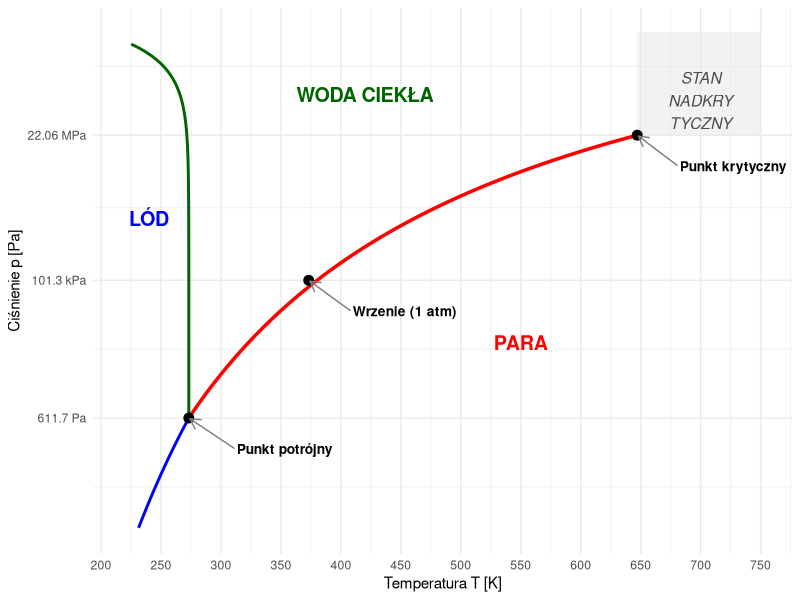
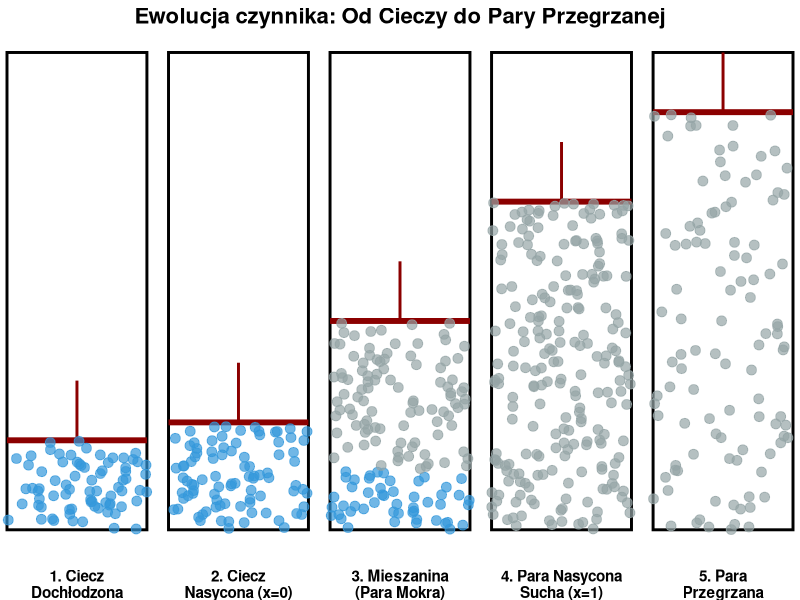
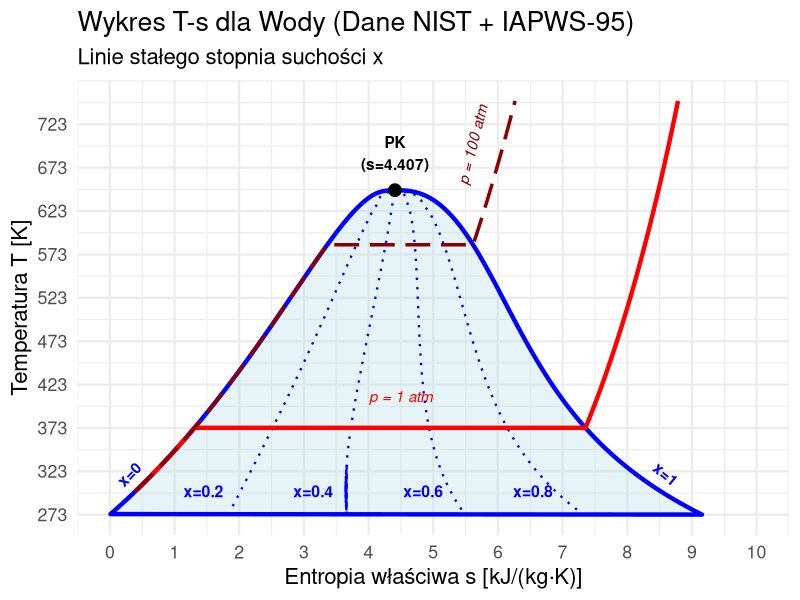

Generate these figures, in order, with R:
## ---- chunk 1
#| echo: false
#| warning: false
#| fig-width: 6
#| fig-height: 6
#| fig-align: center
library(ggplot2)
library(ggrepel)
# 1. Stałe termodynamiczne (SI)
T_tp <- 273.16        # K
P_tp <- 611.657       # Pa
T_c  <- 647.10        # K
P_c  <- 22.064e6      # Pa
P_atm <- 101325       # Pa
# 2. Funkcje krzywych (fizycznie spójne)

# Parowanie: ln(P/P_tp) = A * (1 - T_tp/T)
A_vap <- log(P_c / P_tp) / (1 - T_tp / T_c)
p_vap <- function(temp) P_tp * exp(A_vap * (1 - T_tp / temp))
# Sublimacja
A_sub <- 22.5 
p_sub <- function(temp) P_tp * exp(A_sub * (1 - T_tp / temp))

# Topnienie (anomalia: dT/dp < 0)
t_melt <- function(pres) T_tp - (7.4e-8 * (pres - P_tp))
# 3. Generowanie danych
df_vap  <- data.frame(T = seq(T_tp, T_c, length.out = 200))
df_vap$P <- p_vap(df_vap$T)
df_sub  <- data.frame(T = seq(220, T_tp, length.out = 100))
df_sub$P <- p_sub(df_sub$T)
p_m_seq <- exp(seq(log(P_tp), log(1e9), length.out = 100))
df_melt <- data.frame(T = t_melt(p_m_seq), P = p_m_seq)
# Punkty charakterystyczne
points <- data.frame(
  T = c(T_tp, T_c, 373.15),
  P = c(P_tp, P_c, P_atm),
  label = c("Punkt potrójny", "Punkt krytyczny", "Wrzenie (1 atm)")
)
 
# 4. Wykres
ggplot() +
  # Obszar nadkrytyczny (tło)
  annotate("rect", xmin = T_c, xmax = 750, ymin = P_c, ymax = 1e9, fill = "grey90", alpha = 0.5) +
  # Linie fazowe
  geom_line(data = df_sub, aes(x = T, y = P), color = "blue", size = 1) +
  geom_line(data = df_vap, aes(x = T, y = P), color = "red", size = 1.2) +
  geom_line(data = df_melt, aes(x = T, y = P), color = "darkgreen", size = 1) +
  # Punkty
  geom_point(data = points, aes(x = T, y = P), size = 3) +
  # Etykiety punktów (W dół i w lewo)
  geom_text_repel(data = points, aes(x = T, y = P, label = label),
                  nudge_x = 80, # Przesunięcie w prawo [K]
                  nudge_y = -0.5, # Przesunięcie w dół (w skali log10)
                  segment.color = "grey50",
                  arrow = arrow(length = unit(0.02, "npc")),
                  fontface = "bold", size = 3.5) +
  # Napisy obszarów (odsunięte od linii)
  annotate("text", x = 240, y = 1e6, label = "LÓD", size = 5, fontface = "bold", color = "blue") +
  annotate("text", x = 420, y = 1e8, label = "WODA CIEKŁA", size = 5, fontface = "bold", color = "darkgreen") +
  annotate("text", x = 550, y = 1e4, label = "PARA", size = 5, fontface = "bold", color = "red") +
  # FLUID NADKRYTYCZNY (tylko w dół względem poprzedniej pozycji)
  annotate("text", x = 700, y = 8e7, label = "STAN\nNADKRY\nTYCZNY", 
           fontface = "italic", color = "grey30", size = 4) +
  # Konfiguracja osi
  scale_y_log10(limits = c(10, 1e9), 
                breaks = c(P_tp, 101325, P_c),
                labels = c("611.7 Pa", "101.3 kPa", "22.06 MPa")) +
  scale_x_continuous(limits = c(220, 750), breaks = seq(200, 800, 50)) +
  labs(
       x = "Temperatura T [K]", y = "Ciśnienie p [Pa]") +
  theme_minimal() +
  theme(plot.title = element_text(face = "bold", size = 14))
## ---- chunk 2
#| fig-align: center
#| fig-height: 4
#| fig-width: 10
#| echo: false
#| warning: false

library(ggplot2)
library(dplyr)

# Tworzenie danych dla 5 stanów
states <- data.frame(
  State = factor(c("1. Ciecz\nDochłodzona", "2. Ciecz\nNasycona (x=0)", 
                   "3. Mieszanina\n(Para Mokra)", "4. Para Nasycona\nSucha (x=1)", 
                   "5. Para\nPrzegrzana"),
                 levels = c("1. Ciecz\nDochłodzona", "2. Ciecz\nNasycona (x=0)", 
                            "3. Mieszanina\n(Para Mokra)", "4. Para Nasycona\nSucha (x=1)", 
                            "5. Para\nPrzegrzana")),
  Piston_Height = c(1.5, 1.8, 3.5, 5.5, 7.0), # Wysokość tłoka
  Water_Level = c(1.5, 1.8, 1.0, 0, 0)        # Poziom cieczy
)

# Funkcja generująca cząsteczki (kropki) dla każdego stanu
generate_particles <- function(state_idx, n=50) {
  state_name <- levels(states$State)[state_idx]
  h_piston <- states$Piston_Height[state_idx]
  h_water <- states$Water_Level[state_idx]
  
  points <- data.frame()
  
  # Cząsteczki Wody (Niebieskie, gęsto upakowane na dole)
  if (h_water > 0) {
    water_pts <- data.frame(
      x = runif(n * h_water, 0, 1),
      y = runif(n * h_water, 0, h_water),
      type = "Ciecz",
      State = state_name
    )
    points <- rbind(points, water_pts)
  }
  
  # Cząsteczki Pary (Szare, rzadkie, powyżej wody)
  if (h_piston > h_water) {
    # Im wyższy stan, tym rzadsze cząsteczki (rozszerzalność)
    density_factor <- if(state_idx == 5) 0.3 else 0.8 
    
    vapor_pts <- data.frame(
      x = runif(n * (h_piston - h_water) * density_factor, 0, 1),
      y = runif(n * (h_piston - h_water) * density_factor, h_water, h_piston),
      type = "Para",
      State = state_name
    )
    points <- rbind(points, vapor_pts)
  }
  return(points)
}

all_particles <- do.call(rbind, lapply(1:5, generate_particles))

# Rysowanie
ggplot() +
  # --- ŚCIANKI CYLINDRA ---
  geom_rect(data = states, aes(xmin = 0, xmax = 1, ymin = 0, ymax = 8), 
            fill = NA, color = "black", size = 1) +
  
  # --- TŁOK (Linia pozioma) ---
  geom_segment(data = states, aes(x = 0, xend = 1, y = Piston_Height, yend = Piston_Height),
               size = 2, color = "darkred") +
  # Trzpień tłoka
  geom_segment(data = states, aes(x = 0.5, xend = 0.5, y = Piston_Height, yend = Piston_Height + 1),
               size = 1, color = "darkred") +
  
  # --- CZĄSTECZKI ---
  geom_point(data = all_particles, aes(x = x, y = y, color = type), size = 3, alpha = 0.7) +
  
  # --- FORMATOWANIE ---
  facet_wrap(~State, nrow = 1, strip.position = "bottom") +
  scale_color_manual(values = c("Ciecz" = "#3498db", "Para" = "#95a5a6")) +
  theme_void() +
  theme(
    strip.text = element_text(size = 11, face = "bold", margin = margin(t = 10)),
    legend.position = "none",
    plot.title = element_text(hjust = 0.5, face = "bold", size = 16)
  ) +
  labs(title = "Ewolucja czynnika: Od Cieczy do Pary Przegrzanej")
## ---- chunk 3
#| label: steam-dome
#| echo: false
#| fig-width: 8
#| fig-height: 6

library(ggplot2)

# Poprawne dane NIST (T [K], s_l, s_v)
# Tc = 647.1 K, sc = 4.412 kJ/kgK
nist_dense <- data.frame(
  T = c(0.01, 10.01, 20.01, 30.01, 40.01, 50.01, 60.01, 70.01, 80.01, 90.01, 100.01, 110.01,
120.01, 130.01, 140.01, 150.01, 160.01, 170.01, 180.01, 190.01, 200.01, 210.01, 220.01,
230.01, 240.01, 250.01, 260.01, 270.01, 280.01, 290.01, 300.01, 310.01, 320.01, 330.01,
340.01, 350.01, 360.01, 370.01, 373.946)+273.15,
  s_l = c(-2.95E-13,
0.15123,
0.29663,
0.43689,
0.57254,
0.70394,
0.83142,
0.95525,
1.0757,
1.193,
1.3073,
1.4189,
1.528,
1.6348,
1.7393,
1.8419,
1.9427,
2.0418,
2.1393,
2.2356,
2.3306,
2.4246,
2.5178,
2.6102,
2.7021,
2.7936,
2.885,
2.9766,
3.0686,
3.1613,
3.2553,
3.3511,
3.4495,
3.5519,
3.6602,
3.7785,
3.9168,
4.1114,
4.407), 
  s_v = c(9.1555,
8.8995,
8.6658,
8.4518,
8.2554,
8.0747,
7.908,
7.7539,
7.6109,
7.478,
7.354,
7.238,
7.129,
7.0263,
6.9292,
6.837,
6.749,
6.6649,
6.584,
6.5058,
6.4301,
6.3562,
6.2839,
6.2127,
6.1422,
6.072,
6.0015,
5.9303,
5.8578,
5.7833,
5.7058,
5.6243,
5.5371,
5.4421,
5.3355,
5.2109,
5.0534,
4.8008,
4.407) 
)

# Punkt Krytyczny
Tc <- 647.096
sc <- 4.407

# --- KOREKTA "UGIĘCIA" WIERZCHOŁKA ---
df_all <- data.frame(
  s = c(nist_dense$s_l, rev(nist_dense$s_v)), 
  T = c(nist_dense$T, rev(nist_dense$T))
)
df_all <- df_all[order(df_all$s),]

# Interpolacja splajnem T(s)
spline_dome <- spline(df_all$s, df_all$T, n=1000)
df_dome <- data.frame(s = spline_dome$x, T = spline_dome$y)
df_dome$T[df_dome$T > Tc] <- Tc

# --- LINIE SUCHOSCI (x = 0.2, 0.4, 0.6, 0.8) ---
qualities <- c(0.2, 0.4, 0.6, 0.8)
df_quality_lines <- data.frame()
df_quality_labels <- data.frame()

for(x_val in qualities) {
  # Obliczamy s_x dla każdej temperatury z danych nist_dense
  s_x_vals <- nist_dense$s_l + x_val * (nist_dense$s_v - nist_dense$s_l)
  
  # Interpolacja gładka dla linii x
  spline_x <- spline(nist_dense$T, s_x_vals, xout=seq(min(nist_dense$T), Tc, length.out=200))
  
  tmp_df <- data.frame(
    T = spline_x$x,
    s = spline_x$y,
    label = paste0("x=", x_val)
  )
  df_quality_lines <- rbind(df_quality_lines, tmp_df)
  
  # Pozycja etykiety (tuż nad osią s, np. T=290K)
  T_lbl <- 290
  s_lbl <- approx(nist_dense$T, s_x_vals, xout=T_lbl)$y
  
  df_quality_labels <- rbind(df_quality_labels, data.frame(
    x = s_lbl, 
    y = T_lbl + 10, # Lekko nad punktem
    label = paste0("x=", x_val)
  ))
}


# --- Izobara 1 bar ---
spline_liq_T <- spline(nist_dense$T, nist_dense$s_l, xout=seq(300, 373.15, length.out=50))
iso_1_liq <- data.frame(T=spline_liq_T$x, s=spline_liq_T$y)
iso_1_sat <- data.frame(T=c(373.15, 373.15), s=c(1.307, 7.354))
T_sup <- seq(373.15, 750, length.out=50)
iso_1_sup <- data.frame(T=T_sup, s=7.354 + 2.05*log(T_sup/373.15))
df_iso_1 <- rbind(iso_1_liq, iso_1_sat, iso_1_sup)

# --- Izobara 100 bar ---
T_sat_100 <- 584.15
sl_100 <- approx(nist_dense$T, nist_dense$s_l, xout=T_sat_100)$y
sv_100 <- approx(nist_dense$T, nist_dense$s_v, xout=T_sat_100)$y

iso_100_liq <- data.frame(T=seq(300, T_sat_100, length.out=100))
iso_100_liq$s <- approx(df_all$T[df_all$s < sc], df_all$s[df_all$s < sc], xout=iso_100_liq$T)$y

iso_100_sat <- data.frame(T=c(T_sat_100, T_sat_100), s=c(sl_100, sv_100))
T_sup_100 <- seq(T_sat_100, 750, length.out=50)
iso_100_sup <- data.frame(T=T_sup_100, s=sv_100 + 2.6*log(T_sup_100/T_sat_100))
df_iso_100 <- rbind(iso_100_liq, iso_100_sat, iso_100_sup)

ggplot() +
  # Wielokąt Kopuły
  geom_polygon(data=df_dome, aes(x=s, y=T), fill="lightblue", alpha=0.3, color="blue", size=1.5) +
  
  # Linie suchości
  geom_line(data=df_quality_lines, aes(x=s, y=T, group=label), color="blue", linetype="dotted", size=0.8) +
  # Etykiety x (przy osi)
  geom_text(data=df_quality_labels, aes(x=x-0.5, y=y, label=label), color="blue", size=4, fontface="bold") +

  # Izobary
  geom_line(data=df_iso_1, aes(x=s, y=T), color="red", size=1.5) +
  annotate("text", x=4.5, y=410, label="p = 1 atm", color="red", fontface="italic") +

  geom_line(data=df_iso_100, aes(x=s, y=T), color="darkred", size=1.2, linetype="longdash") +
  annotate("text", x=5.6, y=700, label="p = 100 atm", color="darkred", fontface="italic", angle=76) +

  # Punkt Krytyczny
  annotate("point", x=sc, y=Tc, color="black", size=4) +
  annotate("text", x=sc, y=690, label=paste0("PK\n(s=", round(sc,3), ")"), fontface="bold") +
  
  # x=0 / x=1
  annotate("text", x=0.3, y=320, label="x=0", color="blue", fontface="bold", angle=46) +
  annotate("text", x=8.6, y=320, label="x=1", color="blue", fontface="bold", angle=-40) +

  scale_x_continuous(limits=c(0, 10), breaks=seq(0,10,1)) +
  scale_y_continuous(limits=c(273, 750), breaks=seq(273, 750, 50)) +
  
  theme_minimal(base_size = 16) +
  labs(x="Entropia właściwa s [kJ/(kg·K)]", y="Temperatura T [K]", 
       title="Wykres T-s dla Wody (Dane NIST + IAPWS-95)",
       subtitle="Linie stałego stopnia suchości x")
